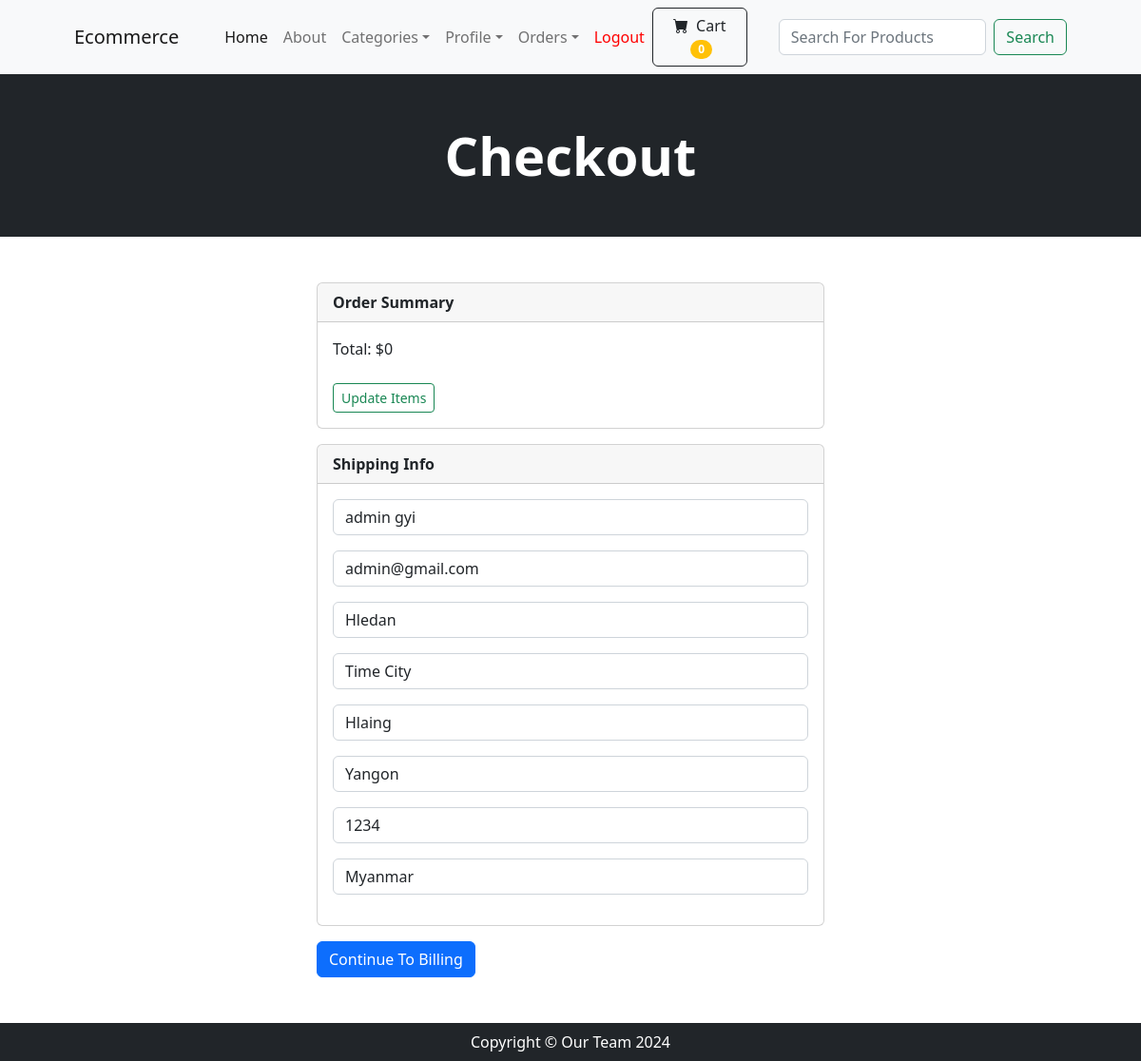
The app's page /payment/checkout (signed in) with its own data.
### payment/models.py (models this page shows, shortened)
class ShippingAddress(models.Model):
    user = models.ForeignKey(User, on_delete=models.CASCADE, null=True, blank=True)
    shipping_full_name = models.CharField(max_length=250)
    shipping_email = models.CharField(max_length=250)
    shipping_address1 = models.CharField(max_length=250)
    shipping_address2 = models.CharField(max_length=250, blank=True, null=True)
    shipping_city = models.CharField(max_length=250)
    shipping_state = models.CharField(max_length=250, null=True, blank=True)
    shipping_zipcode = models.CharField(max_length=250, null=True, blank=True)
    shipping_country = models.CharField(max_length=250)
    class Meta:
        verbose_name_plural = "Shipping Address"

### payment/views.py (the view)
# urls.py: path('checkout', views.checkout, name='checkout'),
def checkout(request):
    cart = Cart(request)
    cart_products = cart.get_prods
    quantities = cart.get_quants
    totals = cart.cart_total()
    if request.user.is_authenticated:
        shipping_user = ShippingAddress.objects.get(user__id=request.user.id)   # shipping user
        shipping_form = ShippingForm(request.POST or None, instance=shipping_user)  # shipping form
        return render(request, "payment/checkout.html", {"cart_products":cart_products, "quantities": quantities, "totals":totals, "shipping_form":shipping_form})
    else:
        shipping_form = ShippingForm(request.POST or None)
        return render(request, "payment/checkout.html", {"cart_products":cart_products, "quantities": quantities, "totals":totals, "shipping_form":shipping_form})

### cart/cart.py (called while the page is built, shortened)
    def cart_total(self):
        product_ids = self.cart.keys() # get product id
        products = Product.objects.filter(id__in=product_ids)
        quantities = self.cart
        total = 0   #start calculate
        return total

    def __len__(self):
        return len(self.cart)

    def get_prods(self):
        product_ids = self.cart.keys()    # Get Ids from cart
        products = Product.objects.filter(id__in=product_ids)    # use ids to lookup products in datebase models
        return products   # return those looked up products

### cart/context_processors.py (called while the page is built)
def cart(request):
    return{'cart': Cart(request)}    # Return the default data from our Cart

### payment/templates/payment/checkout.html (shortened to what this page needs)
{% extends 'base.html' %}
{% block content %}
    <header class="bg-dark py-1">
        <div class="container px-4 px-lg-5 my-5">
            <div class="text-center text-white">
                <h1 class="display-4 fw-bolder">Checkout</h1>
            </div>
        </div>
    </header>
    <div class="container mt-5 mb-5">
        <div class="container">
            <div class="row">
                <div class="col-md-6 offset-md-3">
                    <div class="card mb-3">
                        <div class="card-header"><b>Order Summary</b></div>
                        <div class="card-body">
                            Total:  ${{ totals }}<br><br>
                            <a href="{% url 'cart_summary' %}" class="btn btn-sm btn-outline-success">Update Items</a>
                        </div>
                    </div>
                    <div class="card mb-3">
                        <div class="card-header"><b>Shipping Info</b></div>
                        <div class="card-body">
                            <form action="{% url 'billing_info' %}" method="POST">
                                {{ shipping_form.as_p }}
                        </div>
                    </div>
                                <button type="submit" class="btn btn-primary">Continue To Billing</button>
                </div>
            </div>
        </div>
    </div>
{% endblock %}

### records on screen
ShippingAddress: shipping_full_name "admin gyi", shipping_email "admin@gmail.com", shipping_address1 "Hledan", shipping_address2 "Time City", shipping_city "Hlaing", shipping_state "Yangon", shipping_zipcode "1234", shipping_country "Myanmar"

### other values on screen
{{ cart|length }} "0"
{{ totals }} "0"
